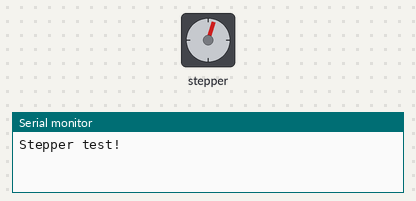
Simulated run of this sketch. Board: Arduino Uno, built with avr-gcc and run on an emulated ATmega328P. On the bench: stepper motor, the last lines printed to the serial monitor. Stepper angles assume 200 steps per turn.

Above: at 0.15 s.
At 10.44 s:
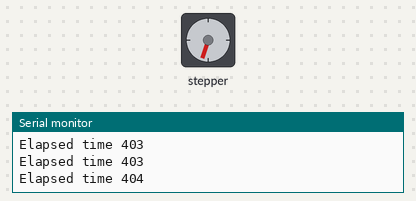
At 19.82 s:
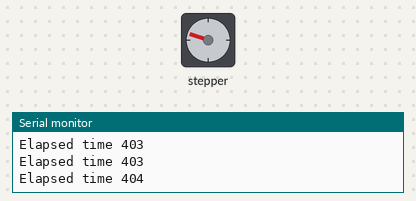
At 39.79 s:
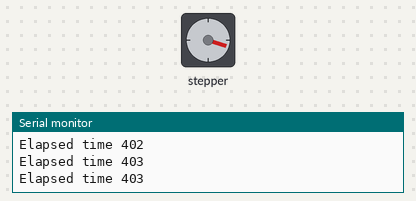
Timing chart, 0 to 40.0 s (numbered marks = the images above):
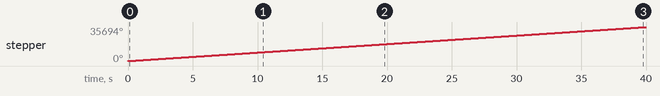

Measured:
- by itself, stepper: keeps turning clockwise at about 893°/s

The sketch:

stepper.ino
```cpp
#include <Stepper.h>

unsigned long m_time;
// 1.8 angle per step. 360 /1.8 = 200
#define STEPS 200
// Steps and Motor pins
Stepper stepper(STEPS, 4, 5, 6, 7);

void setup()
{
  Serial.begin(9600);
  Serial.println("Stepper test!");
  // RPM
  stepper.setSpeed(150);
  m_time = millis();
}

void loop()
{
  stepper.step(200);
  Serial.print("Elapsed time ");
  Serial.println(millis() - m_time);
  m_time = millis();
  Serial.println("");
}
```
